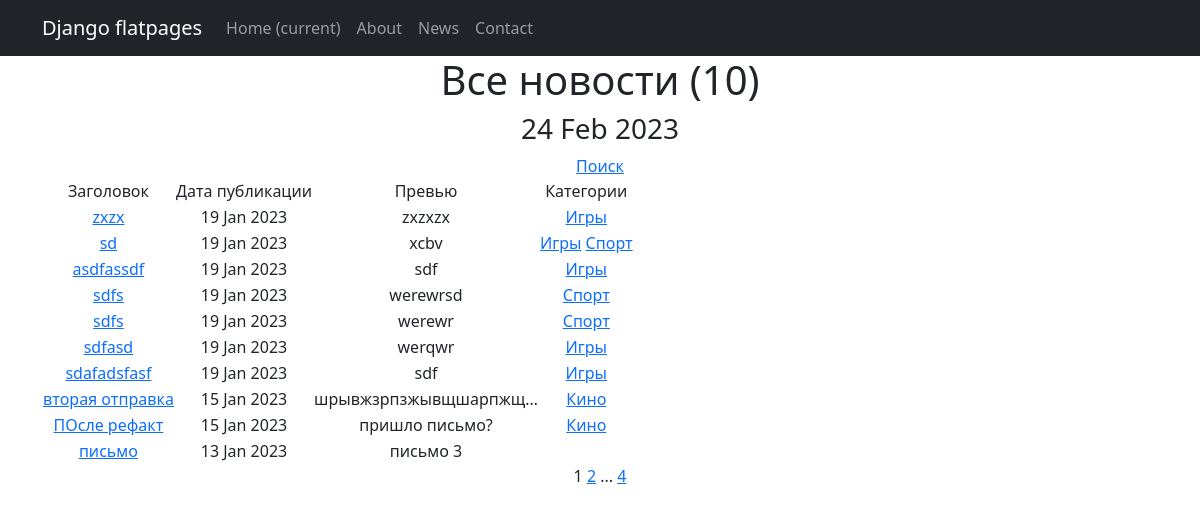
Screenshot of /newspaper/ with the database file from the repository.
### news_app/models.py (models this page shows, shortened)
class Post(models.Model):
    date_time_in = models.DateTimeField(auto_now_add=True)
    is_news = models.BooleanField(default=True)  # True - новость, False - статья
    title = models.CharField(max_length=255)
    text = models.TextField()
    rating = models.IntegerField(default=0)
    author = models.ForeignKey('Author', on_delete=models.CASCADE)
    category = models.ManyToManyField('Category', through='PostCategory')

class Category(models.Model):
    name = models.CharField(max_length=255, unique=True)
    subscribers = models.ManyToManyField(User, through='SubscribersCategory', related_name='categories' )
    def __str__(self):
        return self.name

### news_app/views.py (the view)
# urls.py: path('', cache_page(60*1)(PostList.as_view()), name='news_list'),
class PostList(ListView):
    model = Post
    ordering = '-date_time_in'
    template_name = 'news_list.html'
    context_object_name = 'news_list'
    paginate_by = 10
    def get_queryset(self):
        queryset = super().get_queryset()
        self.filterset = PostFilter(self.request.GET, queryset)
        return self.filterset.qs
    def get_context_data(self, **kwargs):
        context = super().get_context_data(**kwargs)
        context['filterset'] = self.filterset
        return context

### news_app/templatetags/custom_filters.py (called while the page is built)
@register.filter()
def censor(value):
   try:
      if not isinstance(value, str):
         raise CensorException("Error: is not a text")
      for word in CENSORED_WORDS:
         if word in value:
            value = value.replace(word, word[:1]+"***")
         if word.capitalize() in value:
            value = value.replace(word.capitalize(), word.capitalize()[:1]+"***")
      return value
   except CensorException as e:
      print (e)

### news_app/templatetags/custom_tags.py (called while the page is built)
@register.simple_tag()
def current_time(format_string='%b %d %Y'):
   return datetime.utcnow().strftime(format_string)

@register.simple_tag(takes_context=True)
def url_replace(context, **kwargs):
   d = context['request'].GET.copy()
   for k, v in kwargs.items():
       d[k] = v
   return d.urlencode()

### templates/news_list.html (shortened to what this page needs)
{% extends 'flatpages/default.html' %}
{% load custom_filters %}
{% load custom_tags %}
{% block content %}
   <h1>Все новости ({{ news_list | length }})</h1>
    <h3>{% current_time '%d %b %Y' %}</h3>
    <div align="center"><a href="search">Поиск</a></div>
   {% if news_list %}
       <table>
           <tr>
               <td>Заголовок</td>
               <td>Дата публикации</td>
               <td>Превью</td>
               <td>Категории</td>
           </tr>
           {% for news in news_list %}
           <tr>
               <td><a href="{{ news.id }}">{{ news.title|censor }}</a></td>
               <td>{{ news.date_time_in | date:'d M Y' }}</td>
               <td>{{ news.text | truncatechars:20 }}</td>
                <td>
                   {% for category in news.category.all %}
                    <a href="{% url 'category_list' category.id %}">{{ category }}</a>
                   {% endfor %}
               </td>
           </tr>
           {% endfor %}
       </table>
   {% else %}
       <h2>Новостей нет!</h2>
   {% endif %}
   {{ page_obj.number }}
   {% if page_obj.has_next %}
       <a href="?{% url_replace page=page_obj.next_page_number %}">{{ page_obj.next_page_number }}</a>
       {% if paginator.num_pages != page_obj.next_page_number %}
           ...
           <a href="?{% url_replace page=page_obj.paginator.num_pages %}">{{ page_obj.paginator.num_pages }}</a>
       {% endif %}
   {% endif %}
{% endblock content %}

### rows the page displays
Post: title|censor "zxzx", date_time_in "19 Jan 2023", text "zxzxzx"
Category: name "Игры"
Post: title|censor "sd", date_time_in "19 Jan 2023", text "xcbv"
Category: name "Спорт"
Post: title|censor "asdfassdf", date_time_in "19 Jan 2023", text "sdf"
Post: title|censor "sdfs", date_time_in "19 Jan 2023", text "werewrsd"
Post: title|censor "sdfs", date_time_in "19 Jan 2023", text "werewr"
Post: title|censor "sdfasd", date_time_in "19 Jan 2023", text "werqwr"
Post: title|censor "sdafadsfasf", date_time_in "19 Jan 2023", text "sdf"
Post: title|censor "вторая отправка", date_time_in "15 Jan 2023", text "шрывжзрпзжывщшарпжщ…"
Category: name "Кино"
Post: title|censor "ПОсле рефакт", date_time_in "15 Jan 2023", text "пришло письмо?"
Post: title|censor "письмо", date_time_in "13 Jan 2023", text "письмо 3"

### other values shown
{{ news_list | length }} "10"
{{ page_obj.number }} "1"
{{ page_obj.next_page_number }} "2"
{{ page_obj.paginator.num_pages }} "4"
